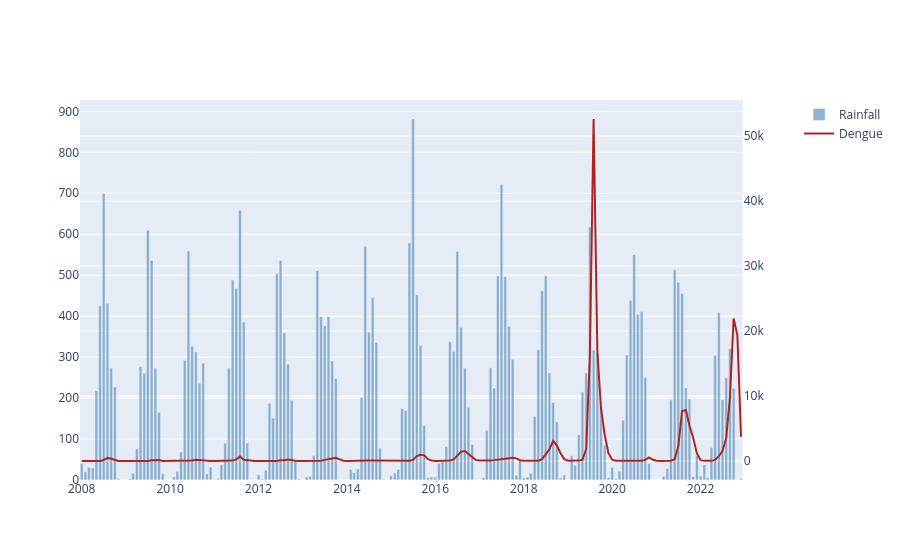

Notebook source saved alongside this figure:
### Code cell
story = make_subplots(specs=[[{"secondary_y": True}]])

story.add_trace(go.Bar(
    x=df['date'],
    y=df['rainfall'],
    name='Rainfall',
    marker_color='steelblue',
    opacity=0.6
), secondary_y=False)

story.add_trace(go.Scatter(
    x=df['date'],
    y=df['dengue'],
    name='Dengue',
    line=dict(color='firebrick', width=2),
), secondary_y=True)

story.show()

### Figure 1 — Plotly figure (JSON) as saved in the notebook; plotly's stock layout.template omitted (floating-point values rounded to 4 significant figures; data arrays with more than 128 entries replaced by an {"elided": "..."} marker saying what was removed)
{"data": [{"marker": {"color": "steelblue"}, "name": "Rainfall", "opacity": 0.6, "type": "bar", "x": {"elided": "180 str values"}, "xaxis": "x", "y": {"elided": "180 float values"}, "yaxis": "y"}, {"line": {"color": "firebrick", "width": 2}, "name": "Dengue", "type": "scatter", "x": {"elided": "180 str values"}, "xaxis": "x", "y": {"elided": "180 int values"}, "yaxis": "y2"}], "layout": {"xaxis": {"anchor": "y", "domain": [0, 0.94]}, "yaxis": {"anchor": "x", "domain": [0, 1]}, "yaxis2": {"anchor": "x", "overlaying": "y", "side": "right"}}}
